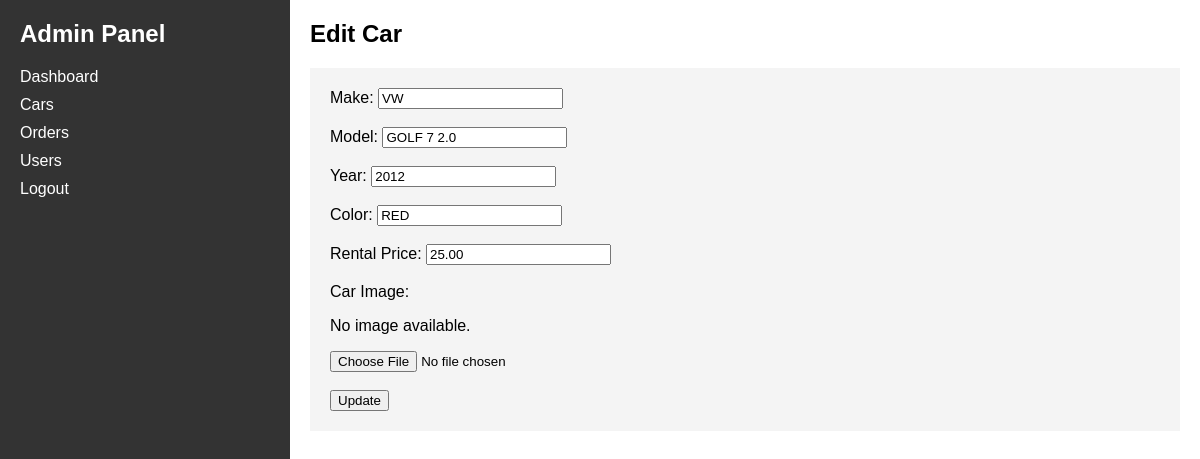
/admin/edit_car.php?car_id=2 (signed in), run on the app's committed database.
### tables this page shows
CREATE TABLE `cars` (
  `id` int(11) NOT NULL,
  `make` varchar(255) DEFAULT NULL,
  `model` varchar(255) DEFAULT NULL,
  `rental_price` decimal(10,2) DEFAULT NULL,
  `image` varchar(255) DEFAULT NULL,
  `year` int(11) DEFAULT NULL,
  `color` varchar(255) DEFAULT NULL
);

### admin/edit_car.php (the view, shortened to what this page needs)
<!DOCTYPE html>
<html lang="en">
<head>
    <link rel="stylesheet" type="text/css" href="admin-layout.css">
    <link rel="stylesheet" type="text/css" href="styles.css">
</head>
<body>
    <div class="admin-panel">
        <div class="sidebar">
            <h1>Admin Panel</h1>
            <ul>
                <li><a href="dashboard.php">Dashboard</a></li>
                <li><a href="cars.php">Cars</a></li>
                <li><a href="orders.php">Orders</a></li>
                <li><a href="users.php">Users</a></li>
                <li><a href="logout.php">Logout</a></li>
            </ul>
        </div>
        <div class="content">
            <header>
                <h2>Edit Car</h2>
            </header>
            <div class="main">
                <?php
                if (isset($_GET['car_id'])) {
                    $carId = $_GET['car_id'];
                    include "../connect.php";
                    $sql = "SELECT * FROM cars WHERE id = $carId";
                    $result = mysqli_query($conn, $sql);
                    if (mysqli_num_rows($result) > 0) {
                        $car = mysqli_fetch_assoc($result);
                        ?>
                        <form action="update_car.php" method="POST" enctype="multipart/form-data">
                            <label for="make">Make:</label>
                            <input type="text" name="make" id="make" value="<?php echo $car['make']; ?>"><br><br>
                            <label for="model">Model:</label>
                            <input type="text" name="model" id="model" value="<?php echo $car['model']; ?>"><br><br>
                            <label for="year">Year:</label>
                            <input type="number" name="year" id="year" value="<?php echo $car['year']; ?>"><br><br>
                            <label for="color">Color:</label>
                            <input type="text" name="color" id="color" value="<?php echo $car['color']; ?>"><br><br>
                            <label for="rental_price">Rental Price:</label>
                            <input type="number" name="rental_price" id="rental_price"
                                value="<?php echo $car['rental_price']; ?>"><br><br>
                            <label for="image">Car Image:</label>
                            <?php if (!empty($car['image_path'])): ?>
                                <img src="../car_images/Car Pictures/<?php echo $car['image_path']; ?>" alt="Car Image"><br><br>
                                <input type="checkbox" name="remove_image" id="remove_image">
                                <label for="remove_image">Remove Picture</label><br><br>
                            <?php else: ?>
                                <p>No image available.</p>
                            <?php endif; ?>
                            <input type="file" name="image" id="image"><br><br>
                            <input type="submit" value="Update">
                        </form>
                        <?php
                    } else {
                        echo '<p>Car not found.</p>';
                    }
                } else {
                    echo '<p>Invalid car ID.</p>';
                }
                ?>
            </div>
        </div>
    </div>
</body>
</html>

### admin/admin-layout.css (style rules this page uses)
body { margin: 0; padding: 0; font-family: Arial, sans-serif; }
.admin-panel { display: flex; min-height: 100vh; }
.sidebar { background-color: #333; color: #fff; width: 250px; padding: 20px; }
.sidebar h1 { margin-top: 0; margin-bottom: 20px; font-size: 24px; }
.sidebar ul { list-style: none; padding: 0; margin: 0; }
.sidebar li { margin-bottom: 10px; }
.sidebar a { text-decoration: none; color: #fff; }
.content { flex-grow: 1; padding: 20px; }
.content header { margin-bottom: 20px; }
.content h2 { margin: 0; }
.main { background-color: #f4f4f4; padding: 20px; }

### admin/styles.css (style rules this page uses)
body { margin: 0; padding: 0; font-family: Arial, sans-serif; }
.sidebar { background-color: #333; color: #fff; width: 250px; height: 100vh; padding: 20px; }
.sidebar h1 { margin-top: 0; margin-bottom: 20px; font-size: 24px; }
.sidebar ul { list-style: none; padding: 0; margin: 0; }
.sidebar li { margin-bottom: 10px; }
.sidebar a { text-decoration: none; color: #fff; }
.content { padding: 20px; }
.content header { margin-bottom: 20px; }
.content h2 { margin: 0; }
.main { background-color: #f4f4f4; padding: 20px; }

### data on the page
cars: make "VW", model "GOLF 7 2.0", year "2012", color "RED", rental_price "25.00"
